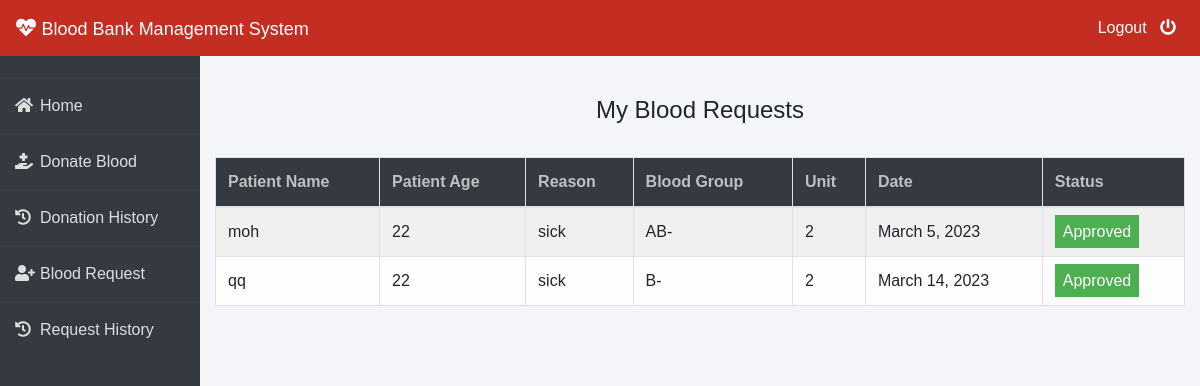
Screenshot of /donor/request-history (signed in) with the database file from the repository.
### blood/models.py (models this page shows, shortened)
class RequestBllod(models.Model):
    donner_request = models.ForeignKey(dmodels.Donor, on_delete=models.CASCADE, null = True)
    patient_request = models.ForeignKey(pmodels.Patient, on_delete=models.CASCADE, null = True)
    pat_name =  models.CharField(max_length=50)
    pat_age = models.PositiveIntegerField()
    blood_type = models.CharField(max_length=50)
    unites_number = models.PositiveIntegerField(default=0)
    purpose = models.CharField(max_length=300)
    status = models.CharField(max_length=40 , default="Pending")
    date_req =models.DateField(auto_now=True)

### donor/views.py (the view)
# urls.py: path('request-history', views.request_history_view,name='request-history'),
def request_history_view(request):
    donor= models.Donor.objects.get(user_id=request.user.id)
    blood_request=bmodels.RequestBllod.objects.all().filter(donner_request=donor)
    return render(request,'donor/request_history.html',{'blood_request':blood_request})

### templates/donor/request_history.html (shortened to what this page needs)
{% extends 'donor/donorbase.html' %}
{% block content %}
{% load widget_tweaks %}
{%load static%}
<head>
   </head>
<br><br>
<div class="container">
    <H4 class="text-center">My Blood Requests</H4><br>
    <table class="table table-light table-hover table-bordered table-striped">
        <thead class="bg-dark">
            <tr>
                <th scope="col" style="color: rgb(192, 192, 192);">Patient Name</th>
                <th scope="col" style="color: rgb(192, 192, 192);">Patient Age</th>
                <th scope="col" style="color: rgb(192, 192, 192);">Reason</th>
                <th scope="col" style="color: rgb(192, 192, 192);">Blood Group</th>
                <th scope="col" style="color: rgb(192, 192, 192);">Unit</th>
                <th scope="col" style="color: rgb(192, 192, 192);"> Date</th>
                <th scope="col" style="color: rgb(192, 192, 192);">Status</th>
            </tr>
        </thead>
        <tbody>
            {% for t in blood_request %}
            <tr>
                <td> {{t.pat_name}}</td>
                <td>{{t.pat_age}}</td>
                <td>{{t.purpose}}</td>
                <td>{{t.blood_type}}</td>
                <td>{{t.unites_number}}</td>
                <td>{{t.date_req}}</td>
                {% if t.status == 'Approved' %}
                <td><span class="label success"> Approved</span></td>
                {% elif t.status == 'Rejected' %}
                <td><span class="label danger">Rejected</span></td>
                {% else %}
                <td><span style="color: white;margin-left: 0px;" class="label info">Pending</span></td>
                {% endif %}
            </tr>
            {% endfor %}
        </tbody>
    </table>
</div>
{% endblock content %}

### templates/donor/donorbase.html (style rules this page uses)
* { margin: 0; padding: 0; box-sizing: border-box; list-style: none; text-decoration: none; font-family: 'Josefin Sans', sans-serif; }
body { background-color: #f3f5f9; }

### templates/donor/request_history.html (style rules this page uses)
.label { color: white; padding: 8px; }
.success { background-color: #4CAF50; }

### rows the page displays
RequestBllod: pat_name "moh", pat_age "22", purpose "sick", blood_type "AB-", unites_number "2", date_req "March 5, 2023", status "Approved"
RequestBllod: pat_name "qq", pat_age "22", purpose "sick", blood_type "B-", unites_number "2", date_req "March 14, 2023", status "Approved"
